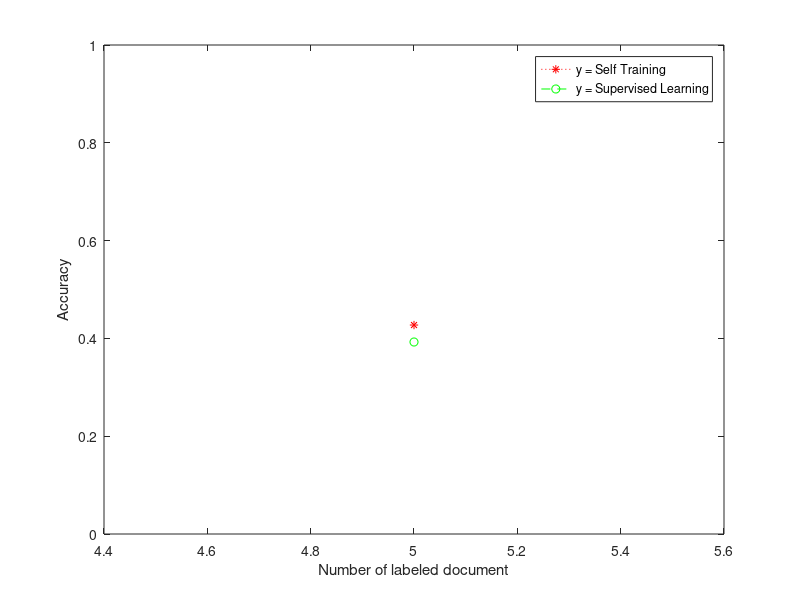

This chart was generated by the following MATLAB code:
labelledEx = input('Input vector like [10 20 30 ..] where each term is number of labelled document');
temp = labelledEx;
temp = temp * -1;
temp = 4140+temp;
UnlabelledEx = temp;
disp('labelled Distribution: ');
disp(labelledEx);
disp('unlabelled Distribution: ');
disp(UnlabelledEx);

noOfItr = input('Enter number iteration before each distribution converges');


loEX = labelledEx;%[50 100 200 500 900 1000 1500 2000 2500 3000 3500 4000 ];

% labelledEx = [50 100 200 500 900 1000 1500 2000 2500 3000 3500 4000 ];
% UnlabelledEx = [4140-50 4140-100 4140-150 4140-200 4140-250 4140-300 4140-350 4140-400 4140-450 4140-500 4140-550 4140-600 4140-650 4140-700 4140-750 4140-800 4140-850 4140-900 4140-950 4140-1000];

%Build the model for classifier
load sSpamDatabase.dat;
testData  =  sSpamDatabase(4141:size(sSpamDatabase,1),:);

accuracyVector = ones(size(labelledEx,2),4);

lConfMat = zeros(2,2);
luConfMat = zeros(2,2);

for colVal = 1:size(labelledEx,2) % loop over each label separation
        lCount = labelledEx(1,colVal);
        ulCount = UnlabelledEx(1,colVal);
        
        lTrainData = sSpamDatabase(1:lCount,:); % labelled Set
        ulTrainData = sSpamDatabase(lCount+1:ulCount,:); % Unlabelled Set

        nonSpamF = zeros(0,57); %empty matrix just memory allocation
        spamF = zeros(0,57);
        
        for rno = 1:size(lTrainData,1)%returns number of rows rows(M)=4601 
            trainRow = lTrainData(rno,:);% gives whole row at a time from M
            if trainRow(1,58) == 0 % checks class
                nonSpamF = [nonSpamF;trainRow(1,1:57)]; % only features not class --NON SPAM 61%  [2788 57]
            else
                spamF = [spamF;trainRow(1,1:57)]; % Spam class 39% [1813  57]
            end
        end
        
         for itr = 1:noOfItr 
                rowsNonSpam = size(nonSpamF,1);
                rowsSpam = size(spamF,1);

                priors = [rowsNonSpam/size(lTrainData,1), rowsSpam/size(lTrainData,1)];%priors  [0.6060    0.3940]
%                 disp(priors);
                %Likelyhood with idf smoothing
                likelihoodMat= zeros(2,57);

                for cno = 1:size(nonSpamF,2)%returns number of rows rows(M)=4601
                     nonSpamFCol = nonzeros(nonSpamF(:,cno));% gives whole column at a time from M
                     sumCol = sum(nonSpamFCol);
                     likelihood = sumCol/size(nonSpamF,1);
                     likelihoodMat(1,cno) = likelihood;
                end

                for cno = 1:size(spamF,2)%returns number of rows rows(M)=4601
                     spamFCol = nonzeros(spamF(:,cno));% gives whole column at a time from M
                     sumCol = sum(spamFCol);
                     likelihood = sumCol/size(spamF,1);
                     likelihoodMat(2,cno) = likelihood;
                end
%                 disp(likelihoodMat);
                
                %Classify Unlablelled data
                ulpLikelyHood = ones(size(ulTrainData,1),2);
                ulpredictClass = ones(size(ulTrainData,1),1);
                ulmulWithPriors = ones(size(ulTrainData,1),2);

                for ulrowno = 1:size(ulTrainData,1)% all rows in testdata
                    ulcurrRow = ulTrainData(ulrowno,1:57);
                    for ulcolno = 1:size(ulcurrRow,2) % all columns in current rows
                        if ulcurrRow(1,ulcolno) ~= 0 && ulpLikelyHood(ulrowno,1) ~= 0 && likelihoodMat(1,ulcolno) ~= 0 && likelihoodMat(2,ulcolno) ~= 0
                            ulpLikelyHood(ulrowno,1) = ulpLikelyHood(ulrowno,1)*likelihoodMat(1,ulcolno);
                            ulpLikelyHood(ulrowno,2) = ulpLikelyHood(ulrowno,2)*likelihoodMat(2,ulcolno);
                        end
                    end
                end

                ulmulWithPriors(:,1) = ulpLikelyHood(:,1) * priors(1,1); 
                ulmulWithPriors(:,2) = ulpLikelyHood(:,2) * priors(1,2);

                maxPositiveNS = max(ulmulWithPriors(:,1));
                minPositiveNS = min(ulmulWithPriors(:,1));
                confNS = (maxPositiveNS+minPositiveNS)/2;
                
                maxPositiveS = max(ulmulWithPriors(:,2));
                minPositiveS = min(ulmulWithPriors(:,2));
                confS = (maxPositiveS+minPositiveS)/2;
                
                for rowno = 1:size(ulmulWithPriors,1)
                    if ulmulWithPriors(rowno,1) > ulmulWithPriors(rowno,2) && ulmulWithPriors(rowno,1) >= confNS
                        nonSpamF = [nonSpamF;ulTrainData(rowno,1:57)];
                    elseif ulmulWithPriors(rowno,2) > ulmulWithPriors(rowno,1) && ulmulWithPriors(rowno,2) >= confS
                        spamF = [spamF;ulTrainData(rowno,1:57)];
                    end    
                end
        end

        %classification test data
        actClass = testData(:,58);

        pLikelyHood = ones(size(testData,1),2);
        predictClass = ones(size(testData,1),1);
        mulWithPriors = ones(size(testData,1),2);
        
        for rowno = 1:size(testData,1)% all rows in testdata
            currRow = testData(rowno,1:57);
            for colno = 1:size(currRow,2) % all columns in current rows
                if currRow(1,colno) ~= 0 && pLikelyHood(rowno,1) ~= 0 && likelihoodMat(1,colno) ~= 0 && likelihoodMat(2,colno) ~= 0
                    pLikelyHood(rowno,1) = pLikelyHood(rowno,1)*likelihoodMat(1,colno);
                    pLikelyHood(rowno,2) = pLikelyHood(rowno,2)*likelihoodMat(2,colno);
                end
            end
        end

        mulWithPriors(:,1) = pLikelyHood(:,1) * priors(1,1);%multiple with the 
        mulWithPriors(:,2) = pLikelyHood(:,2) * priors(1,2);%

        for rowno = 1:size(mulWithPriors,1)
            if mulWithPriors(rowno,1) > mulWithPriors(rowno,2)
                predictClass(rowno,1) = 0;
            else
                predictClass(rowno,1) = 1;
            end    
        end
       
%         luConfMat = zeros(2,2);
        %populating confusion matric
        for rowno = 1:size(predictClass,1)
            % Calculating CM
            if predictClass(rowno,1) == 1 && actClass(rowno,1) == 1		        
                luConfMat(1,1) = luConfMat(1,1) + 1;
            elseif predictClass(rowno,1) == 0 && actClass(rowno,1) == 0
                luConfMat(2,2) = luConfMat(2,2) + 1;
            elseif predictClass(rowno,1) == 1 && actClass(rowno,1) == 0
                luConfMat(1,2) = luConfMat(1,2) + 1;
            elseif predictClass(rowno,1) == 0 && actClass(rowno,1) == 1
                luConfMat(2,1) = luConfMat(2,1) + 1;
            end	
        end

        %Finding valuation paramenters

        luaccuracy = (luConfMat(1,1) + luConfMat(2,2))/(luConfMat(1,1) + luConfMat(2,2) + luConfMat(1,2) + luConfMat(2,1));
        luprecision = luConfMat(1,1)/(luConfMat(1,1) + luConfMat(1,2));
        lurecall = luConfMat(1,1)/(luConfMat(1,1) + luConfMat(2,1));
        f1 = (2 * luprecision * lurecall)/(luprecision + lurecall);
        accuracyVector(colVal,1) = lCount;
        accuracyVector(colVal,2) = luaccuracy;

        disp('SELF TRAINING - End of iteration with labelled data: ');
        disp(lCount);
end


%Only Labled data

for colVal = 1:size(loEX,2) % loop over each label separation
        lCount = loEX(1,colVal);
                
        lTrainData = sSpamDatabase(1:lCount,:); % labelled Set

        nonSpamF = zeros(0,57); %empty matrix just memory allocation
        spamF = zeros(0,57);
        
        for rno = 1:size(lTrainData,1)%returns number of rows rows(M)=4601 
            trainRow = lTrainData(rno,:);% gives whole row at a time from M
            if trainRow(1,58) == 0 % checks class
                nonSpamF = [nonSpamF;trainRow(1,1:57)]; % only features not class --NON SPAM 61%  [2788 57]
            else
                spamF = [spamF;trainRow(1,1:57)]; % Spam class 39% [1813  57]
            end
        end
        
                rowsNonSpam = size(nonSpamF,1);
                rowsSpam = size(spamF,1);

                priors = [rowsNonSpam/size(lTrainData,1), rowsSpam/size(lTrainData,1)];%priors  [0.6060    0.3940]
%                 disp(priors);
                %Likelyhood with idf smoothing
                likelihoodMat= zeros(2,57);

                for cno = 1:size(nonSpamF,2)%returns number of rows rows(M)=4601
                     nonSpamFCol = nonzeros(nonSpamF(:,cno));% gives whole column at a time from M
                     sumCol = sum(nonSpamFCol);
                     likelihood = sumCol/size(nonSpamF,1);
                     likelihoodMat(1,cno) = likelihood;
                end

                for cno = 1:size(spamF,2)%returns number of rows rows(M)=4601
                     spamFCol = nonzeros(spamF(:,cno));% gives whole column at a time from M
                     sumCol = sum(spamFCol);
                     likelihood = sumCol/size(spamF,1);
                     likelihoodMat(2,cno) = likelihood;
                end

        %classification test data
        actClass = testData(:,58);

        pLikelyHood = ones(size(testData,1),2);
        predictClass = ones(size(testData,1),1);
        mulWithPriors = ones(size(testData,1),2);
        
      
        for rowno = 1:size(testData,1)% all rows in testdata
            currRow = testData(rowno,1:57);
            for colno = 1:size(currRow,2) % all columns in current rows
                if currRow(1,colno) ~= 0 && pLikelyHood(rowno,1) ~= 0 && likelihoodMat(1,colno) ~= 0 && likelihoodMat(2,colno) ~= 0
                    pLikelyHood(rowno,1) = pLikelyHood(rowno,1)*likelihoodMat(1,colno);
                    pLikelyHood(rowno,2) = pLikelyHood(rowno,2)*likelihoodMat(2,colno);
                end
            end
        end

        mulWithPriors(:,1) = pLikelyHood(:,1) * priors(1,1);%multiple with the 
        mulWithPriors(:,2) = pLikelyHood(:,2) * priors(1,2);%

        for rowno = 1:size(mulWithPriors,1)
            if mulWithPriors(rowno,1) > mulWithPriors(rowno,2)
                predictClass(rowno,1) = 0;
            else
                predictClass(rowno,1) = 1;
            end    
        end
%         lConfMat = zeros(2,2);
       %populating confusion matric
        for rowno = 1:size(predictClass,1)
            % Calculating CM
            if predictClass(rowno,1) == 1 && actClass(rowno,1) == 1		        
                lConfMat(1,1) = lConfMat(1,1) + 1;
            elseif predictClass(rowno,1) == 0 && actClass(rowno,1) == 0
                lConfMat(2,2) = lConfMat(2,2) + 1;
            elseif predictClass(rowno,1) == 1 && actClass(rowno,1) == 0
                lConfMat(1,2) = lConfMat(1,2) + 1;
            elseif predictClass(rowno,1) == 0 && actClass(rowno,1) == 1
                lConfMat(2,1) = lConfMat(2,1) + 1;
            end	
        end
      %Finding valuation paramenters
        laccuracy = (lConfMat(1,1) + lConfMat(2,2))/(lConfMat(1,1) + lConfMat(2,2) + lConfMat(1,2) + lConfMat(2,1));
        lprecision = lConfMat(1,1)/(lConfMat(1,1) + lConfMat(1,2));
        lrecall = lConfMat(1,1)/(lConfMat(1,1) + lConfMat(2,1));
        lf1 = (2 * lprecision * lrecall)/(lprecision + lrecall);
        accuracyVector(colVal,3) = lCount;
        accuracyVector(colVal,4) = laccuracy;
        disp('SUPERVISED TRAINING- End of iteration with labelled data: ');
        disp(lCount);
end




%Results
        disp(sprintf('\n\n'));
        disp(sprintf('Labelled Unlablleled Confusion Matrix\n\n'));
%         disp(sprintf('\t| %5d | %5d |\n\t| %5d | %5d |\n\n',luConfMat(1,1), luConfMat(1,2), luConfMat(2,1), luConfMat(2,2)));
        disp(sprintf('\nACCURACY : %f',luaccuracy));
        disp(sprintf('\nPRECISION : %f',luprecision));
        disp(sprintf('\nRECALL : %f',lurecall));
        disp(sprintf('\nF1-Measure : %f',f1));
        disp(sprintf('\n\n'));
        
        
        %Results
        disp(sprintf('\n\n'));
        disp(sprintf('Labelled Only Confusion Matrix\n\n'));
%         disp(sprintf('\t| %5d | %5d |\n\t| %5d | %5d |\n\n',lConfMat(1,1), lConfMat(1,2), lConfMat(2,1), lConfMat(2,2)));
        disp(sprintf('\nACCURACY : %f',laccuracy));
        disp(sprintf('\nPRECISION : %f',lprecision));
        disp(sprintf('\nRECALL : %f',lrecall));
        disp(sprintf('\nF1-Measure : %f',lf1));
        disp(sprintf('\n\n'));
        
title('Graph comparing Self Training and Supervised Learning');        
plot(accuracyVector(:,1),accuracyVector(:,2),':r*',accuracyVector(:,3),accuracyVector(:,4),'--go');
ylim([0 1]);
legend('y = Self Training','y = Supervised Learning');
xlabel('Number of labeled document');
ylabel('Accuracy');
